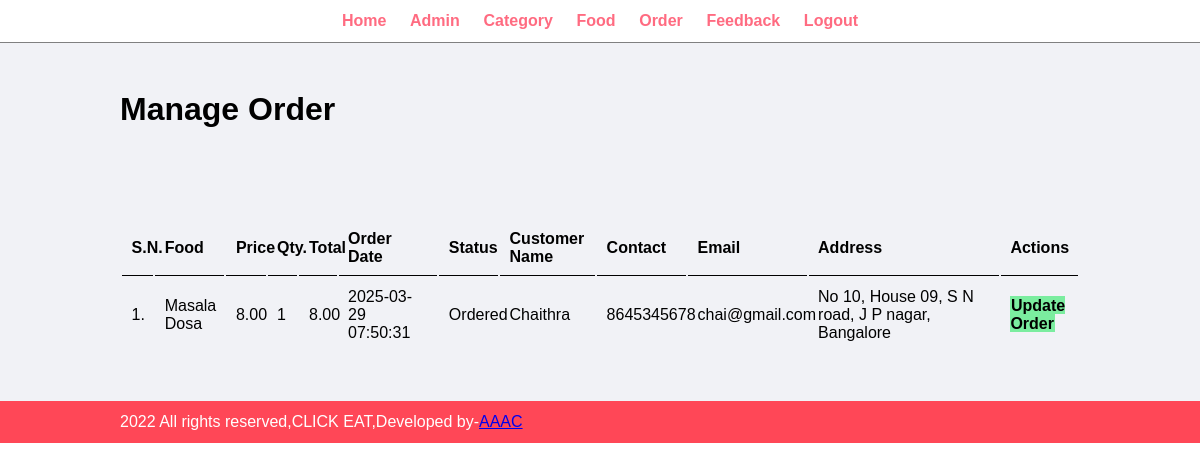
Page /admin/manage-order.php (signed in) on the committed database.
### tables this page shows
CREATE TABLE `tbl_order` (
  `id` int(10) UNSIGNED NOT NULL,
  `food` varchar(150) NOT NULL,
  `price` decimal(10,2) NOT NULL,
  `qty` int(11) NOT NULL,
  `total` decimal(10,2) NOT NULL,
  `order_date` datetime NOT NULL,
  `status` varchar(50) NOT NULL,
  `customer_name` varchar(150) NOT NULL,
  `customer_contact` varchar(20) NOT NULL,
  `customer_email` varchar(150) NOT NULL,
  `customer_address` varchar(255) NOT NULL
);

### admin/manage-order.php (the view, shortened to what this page needs)
<?php include('partials/menu.php'); ?>
<div class="main-content">
    <div class="wrapper">
        <h1>Manage Order</h1>
                <br /><br /><br />
                <br><br>
                <table class="tbl-full">
                    <tr>
                        <th>S.N.</th>
                        <th>Food</th>
                        <th>Price</th>
                        <th>Qty.</th>
                        <th>Total</th>
                        <th>Order Date</th>
                        <th>Status</th>
                        <th>Customer Name</th>
                        <th>Contact</th>
                        <th>Email</th>
                        <th>Address</th>
                        <th>Actions</th>
                    </tr>
                    <?php
                        $sql = "SELECT * FROM tbl_order ORDER BY id DESC";
                        $res = mysqli_query($conn, $sql);
                        $count = mysqli_num_rows($res);
                        $sn = 1;
                        if($count>0)
                        {
                            while($row=mysqli_fetch_assoc($res))
                            {
                                $id = $row['id'];
                                $food = $row['food'];
                                $price = $row['price'];
                                $qty = $row['qty'];
                                $total = $row['total'];
                                $order_date = $row['order_date'];
                                $status = $row['status'];
                                $customer_name = $row['customer_name'];
                                $customer_contact = $row['customer_contact'];
                                $customer_email = $row['customer_email'];
                                $customer_address = $row['customer_address'];
                                ?>
                                    <tr>
                                        <td><?php echo $sn++; ?>. </td>
                                        <td><?php echo $food; ?></td>
                                        <td><?php echo $price; ?></td>
                                        <td><?php echo $qty; ?></td>
                                        <td><?php echo $total; ?></td>
                                        <td><?php echo $order_date; ?></td>
                                        <td>
                                            <?php
                                                if($status=="Ordered")
                                                {
                                                    echo "<label>$status</label>";
                                                }
                                                elseif($status=="On Delivery")
                                                {
                                                    echo "<label style='color: orange;'>$status</label>";
                                                }
                                                elseif($status=="Delivered")
                                                {
                                                    echo "<label style='color: green;'>$status</label>";
                                                }
                                                elseif($status=="Cancelled")
                                                {
                                                    echo "<label style='color: red;'>$status</label>";
                                                }
                                            ?>
                                        </td>
                                        <td><?php echo $customer_name; ?></td>
                                        <td><?php echo $customer_contact; ?></td>
                                        <td><?php echo $customer_email; ?></td>
                                        <td><?php echo $customer_address; ?></td>
                                        <td>
                                            <a href="<?php echo SITEURL; ?>admin/update-order.php?id=<?php echo $id; ?>" class="btn-secondary">Update Order</a>
                                        </td>
                                    </tr>
                                <?php
                            }
                        }
                        else
                        {
                            echo "<tr><td colspan='12' class='error'>Orders not Available</td></tr>";
                        }
                    ?>
                </table>
    </div>
</div>
<?php include('partials/footer.php'); ?>

### css/admin.css (style rules this page uses)
* { margin: 0; padding: 0; font-family: Arial, Helvetica, sans-serif; }
.wrapper { padding: 1%; width: 80%; margin: 0 auto; }
.tbl-full { width: 100%; }
table tr th { border-bottom: 1px solid black; padding: 1%; text-align: left; }
table tr td { padding: 1%; }
.btn-secondary { background-color: #7bed9f; padding: 1%; color: black; text-decoration: none; font-weight: bold; }
.main-content { background-color: #f1f2f6; padding: 3% 0; }

### rows in the picture
tbl_order: food "Masala Dosa", price "8.00", qty "1", total "8.00", order_date "2025-03-29 07:50:31", status "Ordered", customer_name "Chaithra", customer_contact "8645345678", customer_email "chai@gmail.com", customer_address "No 10, House 09, S N road, J P nagar, Bangalore"
